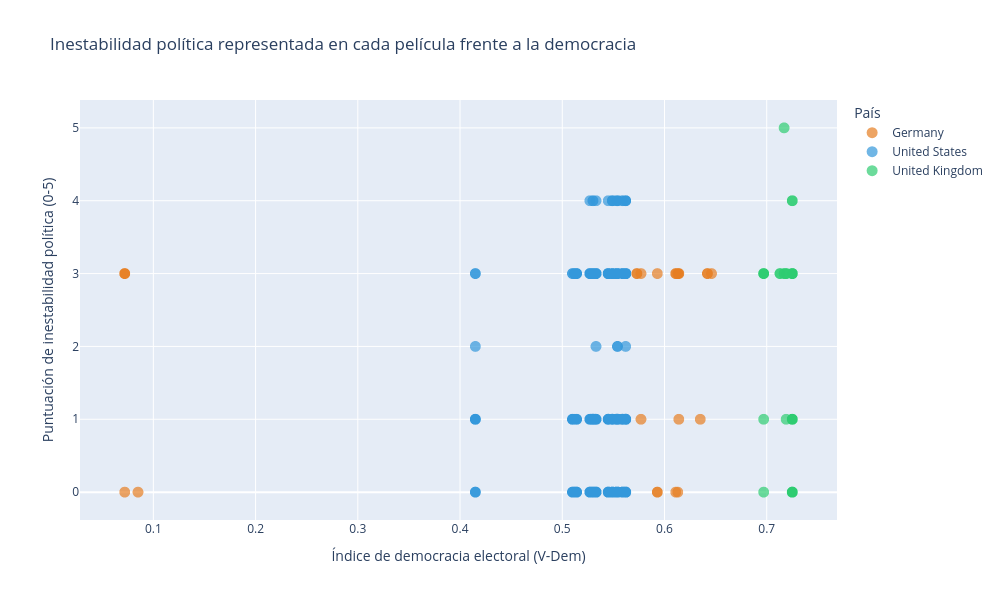

Notebook source saved alongside this figure:
### Code cell
fig = px.scatter(
    df_comparacion_peliculas, x="v2x_polyarchy", y="political_instability_score", color="country",
    color_discrete_map={"United States": "#3498DB", "Germany": "#E67E22", "United Kingdom": "#2ECC71"},
    hover_name="title",
    hover_data={"country": True,"year": True,"v2x_polyarchy": ":.3f","political_instability_score": True},
    title="Inestabilidad política representada en cada película frente a la democracia",
    labels={
        "v2x_polyarchy": "Índice de democracia electoral (V-Dem)",
        "political_instability_score": "Puntuación de inestabilidad política (0-5)",
        "country": "País",
        "year": "Año"
    },
    opacity=0.7
)

fig.update_traces(
    marker=dict(size=11),
    hovertemplate=(
        "<b>%{hovertext}</b><br>"
        "País: %{customdata[0]}<br>"
        "Año: %{customdata[1]}<br>"
        "Democracia electoral: %{x:.3f}<br>"
        "Inestabilidad política: %{y}"
        "<extra></extra>"
    )
)

fig.update_layout(width=1000,height=600,hoverlabel=dict(font_size=13),legend_title="País")

fig.show()

### Figure 1 — Plotly figure (JSON) as saved in the notebook; plotly's stock layout.template omitted (floating-point values rounded to 4 significant figures; data arrays with more than 128 entries replaced by an {"elided": "..."} marker saying what was removed)
{"data": [{"customdata": [["Germany", 1919], ["Germany", 1919], ["Germany", 1920], ["Germany", 1921], ["Germany", 1922], ["Germany", 1922], ["Germany", 1924], ["Germany", 1924], ["Germany", 1927], ["Germany", 1929], ["Germany", 1928], ["Germany", 1928], ["Germany", 1928], ["Germany", 1929], ["Germany", 1929], ["Germany", 1930], ["Germany", 1930], ["Germany", 1931], ["Germany", 1931], ["Germany", 1932], ["Germany", 1932], ["Germany", 1935], ["Germany", 1935], ["Germany", 1935], ["Germany", 1938], ["Germany", 1937], ["Germany", 1930]], "hovertemplate": "<b>%{hovertext}</b><br>País: %{customdata[0]}<br>Año: %{customdata[1]}<br>Democracia electoral: %{x:.3f}<br>Inestabilidad política: %{y}<extra></extra>", "hovertext": ["Different from the Others", "The Oyster Princess", "The Cabinet of Dr. Caligari", "The Haunted Castle", "Nosferatu", "Phantom", "Waxworks", "The Last Laugh", "Metropolis", "Pandora's Box", "The Amateur Adventure", "Homecoming", "Spies", "Mother Krause's Journey to Happiness", "Diary of a Lost Girl", "Der Andere", "The Blue Angel", "M", "Hell on Earth", "Razzia in St. Pauli", "The Living Dead", "The Making of a King", "Amphitryon", "Artisten", "The Mountain Calls", "Der Herrscher", "Zwei Menschen"], "legendgroup": "Germany", "marker": {"color": "#E67E22", "opacity": 0.7, "size": 11, "symbol": "circle"}, "mode": "markers", "name": "Germany", "showlegend": true, "type": "scattergl", "x": [0.577, 0.577, 0.635, 0.646, 0.642, 0.642, 0.614, 0.614, 0.614, 0.613, 0.611, 0.611, 0.611, 0.613, 0.613, 0.593, 0.593, 0.573, 0.573, 0.558, 0.558, 0.072, 0.072, 0.072, 0.085, 0.072, 0.593], "xaxis": "x", "y": [3, 1, 1, 3, 3, 3, 1, 3, 3, 3, 0, 3, 3, 0, 3, 0, 3, 3, 3, 1, 1, 3, 3, 3, 0, 0, 0], "yaxis": "y"}, {"customdata": {"elided": "983x2 mixed values"}, "hovertemplate": "<b>%{hovertext}</b><br>País: %{customdata[0]}<br>Año: %{customdata[1]}<br>Democracia electoral: %{x:.3f}<br>Inestabilidad política: %{y}<extra></extra>", "hovertext": {"elided": "983 str values"}, "legendgroup": "United States", "marker": {"color": "#3498DB", "opacity": 0.7, "size": 11, "symbol": "circle"}, "mode": "markers", "name": "United States", "showlegend": true, "type": "scattergl", "x": {"elided": "983 float values"}, "xaxis": "x", "y": {"elided": "983 int values"}, "yaxis": "y"}, {"customdata": [["United Kingdom", 1927], ["United Kingdom", 1928], ["United Kingdom", 1929], ["United Kingdom", 1929], ["United Kingdom", 1931], ["United Kingdom", 1931], ["United Kingdom", 1931], ["United Kingdom", 1931], ["United Kingdom", 1933], ["United Kingdom", 1932], ["United Kingdom", 1932], ["United Kingdom", 1929], ["United Kingdom", 1933], ["United Kingdom", 1933], ["United Kingdom", 1935], ["United Kingdom", 1934], ["United Kingdom", 1934], ["United Kingdom", 1934], ["United Kingdom", 1934], ["United Kingdom", 1934], ["United Kingdom", 1934], ["United Kingdom", 1935], ["United Kingdom", 1935], ["United Kingdom", 1935], ["United Kingdom", 1935], ["United Kingdom", 1936], ["United Kingdom", 1935], ["United Kingdom", 1936], ["United Kingdom", 1937], ["United Kingdom", 1937], ["United Kingdom", 1937], ["United Kingdom", 1937], ["United Kingdom", 1937], ["United Kingdom", 1938], ["United Kingdom", 1938], ["United Kingdom", 1938], ["United Kingdom", 1938], ["United Kingdom", 1938], ["United Kingdom", 1939], ["United Kingdom", 1938], ["United Kingdom", 1939], ["United Kingdom", 1939], ["United Kingdom", 1939], ["United Kingdom", 1939], ["United Kingdom", 1939]], "hovertemplate": "<b>%{hovertext}</b><br>País: %{customdata[0]}<br>Año: %{customdata[1]}<br>Democracia electoral: %{x:.3f}<br>Inestabilidad política: %{y}<extra></extra>", "hovertext": ["The Lodger: A Story of the London Fog", "Champagne", "High Treason", "The Manxman", "East Lynne on the Western Front", "Sally in Our Alley", "The Skin Game", "The Speckled Band", "Born Lucky", "Lord Camber's Ladies", "My Friend the King", "Taxi for Two", "The Girl from Maxim's", "The Private Life of Henry VIII", "The Clairvoyant", "The Fire Raisers", "The Iron Duke", "The Man Who Knew Too Much", "The Private Life of Don Juan", "The Scarlet Pimpernel", "Something Always Happens", "Lazybones", "The Price of a Song", "Sanders of the River", "Someday", "The Brown Wallet", "Mr. Cohen Takes a Walk", "Queen of Hearts", "Dark Journey", "Dinner at the Ritz", "Elephant Boy", "King Solomon's Mines", "Action for Slander", "The Citadel", "The Drum", "Penny Paradise", "Prison Without Bars", "A Yank at Oxford", "Ask a Policeman", "Convict 99", "Discoveries", "Goodbye, Mr. Chips", "Jamaica Inn", "The Lion Has Wings", "Poison Pen"], "legendgroup": "United Kingdom", "marker": {"color": "#2ECC71", "opacity": 0.7, "size": 11, "symbol": "circle"}, "mode": "markers", "name": "United Kingdom", "showlegend": true, "type": "scattergl", "x": [0.713, 0.713, 0.717, 0.717, 0.719, 0.719, 0.719, 0.719, 0.725, 0.725, 0.725, 0.717, 0.725, 0.725, 0.725, 0.725, 0.725, 0.725, 0.725, 0.725, 0.725, 0.725, 0.725, 0.725, 0.725, 0.725, 0.725, 0.725, 0.725, 0.725, 0.725, 0.725, 0.725, 0.725, 0.725, 0.725, 0.725, 0.725, 0.697, 0.725, 0.697, 0.697, 0.697, 0.697, 0.697], "xaxis": "x", "y": [3, 3, 5, 3, 3, 3, 3, 1, 3, 0, 1, 3, 0, 3, 1, 0, 4, 1, 0, 4, 3, 3, 1, 3, 0, 3, 3, 1, 3, 1, 3, 3, 3, 0, 3, 1, 0, 3, 3, 0, 0, 3, 1, 3, 3], "yaxis": "y"}], "layout": {"height": 600, "hoverlabel": {"font": {"size": 13}}, "legend": {"title": {"text": "País"}, "tracegroupgap": 0}, "title": {"text": "Inestabilidad política representada en cada película frente a la democracia"}, "width": 1000, "xaxis": {"anchor": "y", "domain": [0, 1], "title": {"text": "Índice de democracia electoral (V-Dem)"}}, "yaxis": {"anchor": "x", "domain": [0, 1], "title": {"text": "Puntuación de inestabilidad política (0-5)"}}}}
